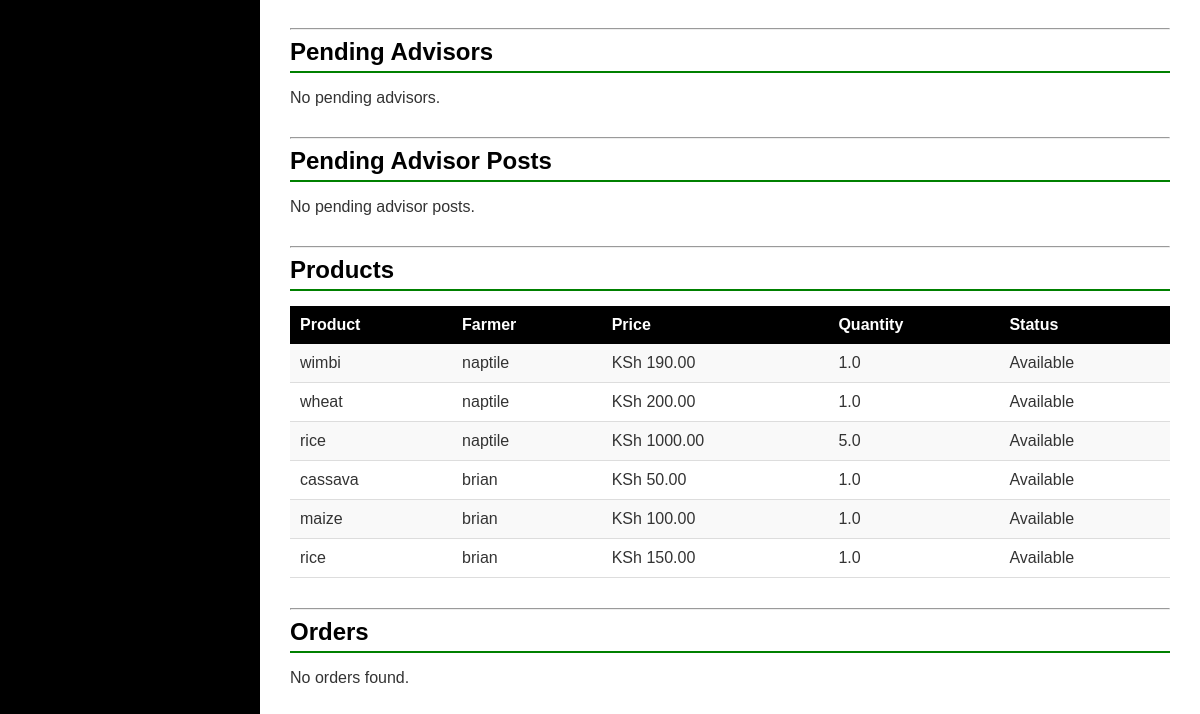
Before: /admin-dashboard/ (signed in, lower part) with the older database file.
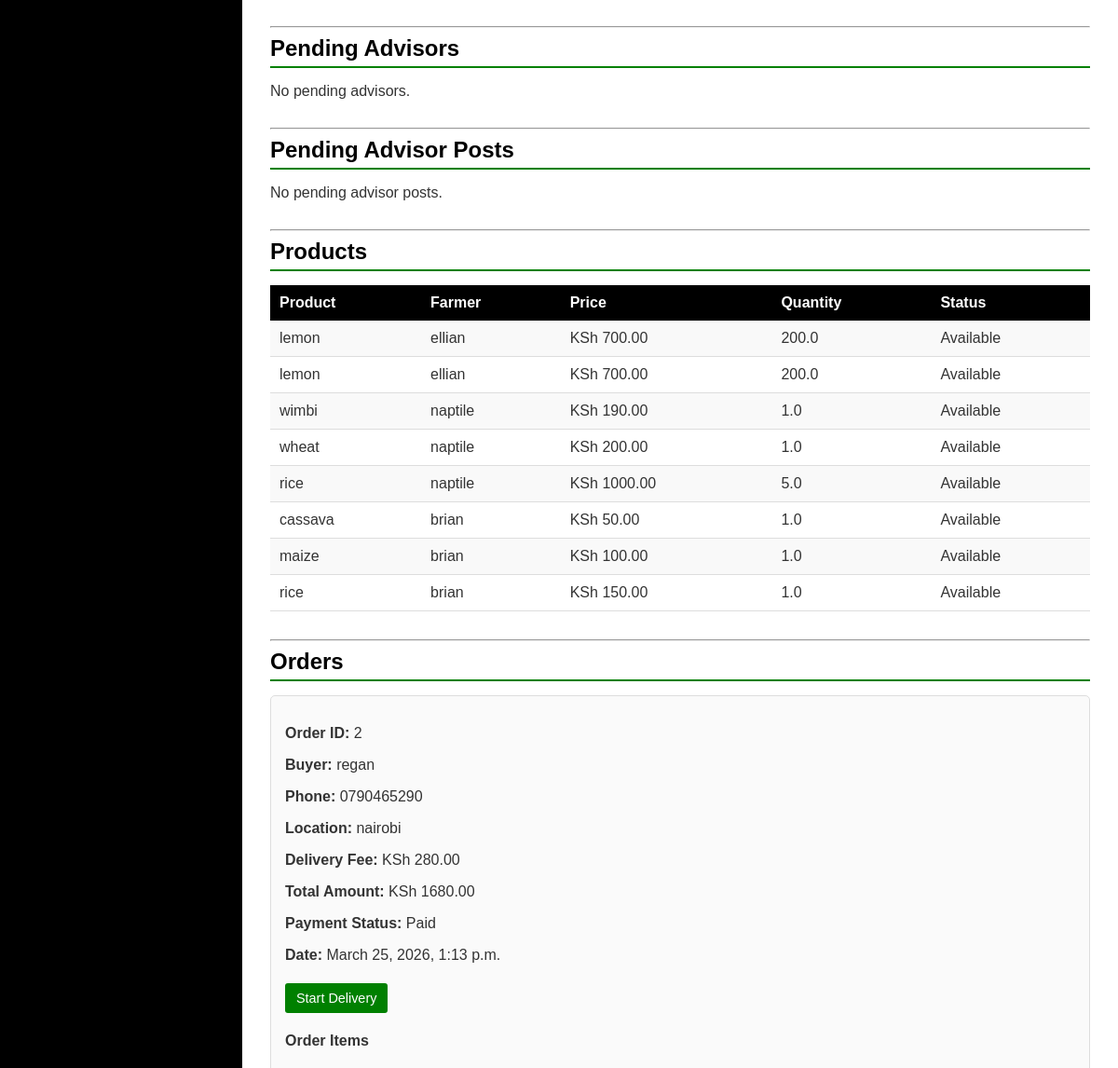
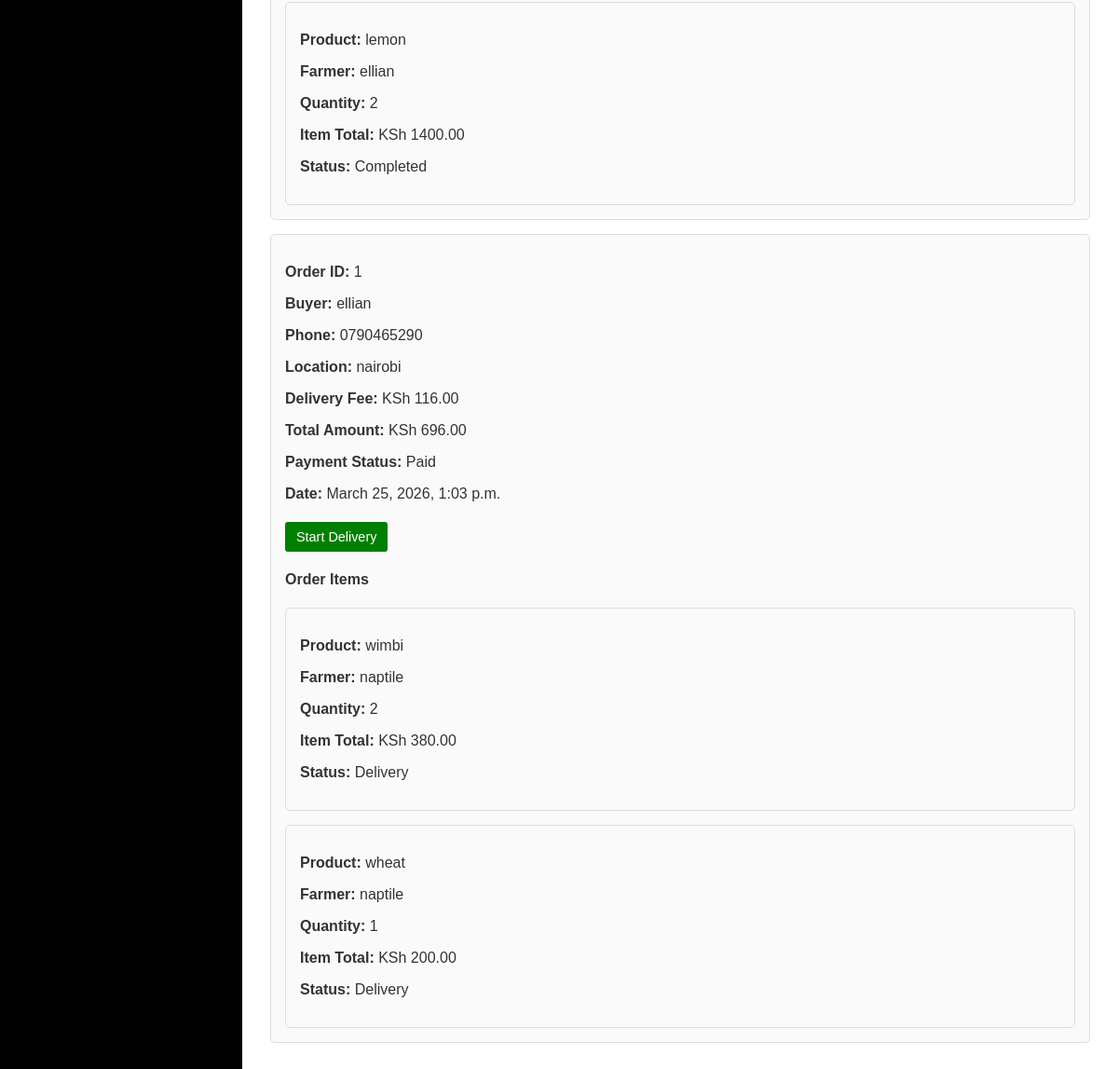
After: the same page with the newer database file (2 pictures, top to bottom).
### myapp/models.py (models this page shows, shortened)
class Produce(models.Model):
    farmer = models.ForeignKey(FarmerProfile, on_delete=models.CASCADE)
    name = models.CharField(max_length=100)
    quantity = models.FloatField()
    price = models.DecimalField(max_digits=10, decimal_places=2)
    image = models.ImageField(upload_to='produce_images/')
    status = models.CharField(max_length=20, default='Available')
    created_at = models.DateTimeField(auto_now_add=True)

class FarmerProfile(models.Model):
    user = models.OneToOneField(User, on_delete=models.CASCADE)
    phone = models.CharField(max_length=20)
    county = models.CharField(max_length=100)
    farm_name = models.CharField(max_length=200)
    farming_type = models.CharField(max_length=100)
    farm_size = models.FloatField()
    experience = models.IntegerField()
    farm_description = models.TextField(blank=True)
    produce_categories = models.CharField(max_length=255, blank=True)
    active_status = models.CharField(max_length=10)
    harvest_season = models.CharField(max_length=50)
    delivery = models.CharField(max_length=10)
    balance = models.DecimalField(max_digits=10, decimal_places=2, default=0)

class Order(models.Model):
    buyer = models.ForeignKey(User, on_delete=models.CASCADE)
    phone = models.CharField(max_length=20)
    location = models.CharField(max_length=255)
    delivery_fee = models.DecimalField(max_digits=10, decimal_places=2, default=0.00)
    total_amount = models.DecimalField(max_digits=10, decimal_places=2)
    payment_status = models.CharField(
        max_length=20,
        choices=[
            ("Pending", "Pending"),
            ("Paid", "Paid"),
        ],
        default="Pending"
    )
    created_at = models.DateTimeField(auto_now_add=True)

class OrderItem(models.Model):
    order = models.ForeignKey(Order, on_delete=models.CASCADE, related_name="items")
    produce = models.ForeignKey(Produce, on_delete=models.CASCADE)
    farmer = models.ForeignKey(FarmerProfile, on_delete=models.CASCADE)
    quantity = models.PositiveIntegerField()
    price = models.DecimalField(max_digits=10, decimal_places=2)
    status = models.CharField(
        max_length=20,
        choices=[
            ("Pending", "Pending"),
            ("Paid", "Paid"),
            ("Delivery", "Delivery"),
            ("Completed", "Completed"),
        ],
        default="Pending"
    )
    created_at = models.DateTimeField(auto_now_add=True)

### myapp/views.py (the view)
# urls.py: path('admin-dashboard/', views.admin_dashboard, name='admin_dashboard'),
@staff_member_required
def admin_dashboard(request):
    users = User.objects.all().order_by("-id")
    products = Produce.objects.all().order_by("-created_at")
    orders = (
        Order.objects.all()
        .prefetch_related("items", "items__produce", "items__farmer__user", "buyer")
        .order_by("-created_at")
    )
    advisors = AdvisorProfile.objects.filter(status="Pending").order_by("-created_at")
    pending_posts = AdvisorPost.objects.filter(status="Pending").order_by("-created_at")
    withdrawals = Withdrawal.objects.filter(status="Pending").select_related("farmer", "farmer__user")
    context = {
        "users": users,
        "products": products,
        "orders": orders,
        "advisors": advisors,
        "pending_posts": pending_posts,
        "withdrawals": withdrawals,
    }
    return render(request, "admin-dashboard.html", context)

### myapp/templates/admin-dashboard.html (shortened to what the changed rows need)
{% load static %}
<!DOCTYPE html>
<html lang="en">
<head>
    <link rel="stylesheet" href="{% static 'css/admin-dashboard.css' %}">
</head>
<body>
<div class="dashboard">
    <div class="main-content">
        <section id="advisors">
            <h2>Pending Advisors</h2>
        </section>
        <section id="posts">
            <h2>Pending Advisor Posts</h2>
        </section>
        <section id="products">
            <h2>Products</h2>
            <table>
                <tr>
                    <th>Product</th>
                    <th>Farmer</th>
                    <th>Price</th>
                    <th>Quantity</th>
                    <th>Status</th>
                </tr>
                {% for product in products %}
                <tr>
                    <td>{{ product.name }}</td>
                    <td>{{ product.farmer.user.username }}</td>
                    <td>KSh {{ product.price }}</td>
                    <td>{{ product.quantity }}</td>
                    <td>{{ product.status }}</td>
                </tr>
                {% empty %}
                <tr>
                    <td colspan="5">No products found.</td>
                </tr>
                {% endfor %}
            </table>
        </section>
        <section id="orders">
            <h2>Orders</h2>
            {% for order in orders %}
            <div class="card">
                <p><strong>Order ID:</strong> {{ order.id }}</p>
                <p><strong>Buyer:</strong> {{ order.buyer.username }}</p>
                <p><strong>Phone:</strong> {{ order.phone }}</p>
                <p><strong>Location:</strong> {{ order.location }}</p>
                <p><strong>Delivery Fee:</strong> KSh {{ order.delivery_fee }}</p>
                <p><strong>Total Amount:</strong> KSh {{ order.total_amount }}</p>
                <p><strong>Payment Status:</strong> {{ order.payment_status }}</p>
                <p><strong>Date:</strong> {{ order.created_at }}</p>
                {% if order.payment_status == "Paid" %}
                <form method="POST" action="{% url 'start_delivery' order.id %}">
                    <button class="approve" type="submit">Start Delivery</button>
                </form>
                {% endif %}
                <div class="order-items">
                    <h4>Order Items</h4>
                    {% for item in order.items.all %}
                    <div class="card">
                        <p><strong>Product:</strong> {{ item.produce.name }}</p>
                        <p><strong>Farmer:</strong> {{ item.farmer.user.username }}</p>
                        <p><strong>Quantity:</strong> {{ item.quantity }}</p>
                        <p><strong>Item Total:</strong> KSh {{ item.price }}</p>
                        <p><strong>Status:</strong> {{ item.status }}</p>
                    </div>
                    {% empty %}
                    <p>No items in this order.</p>
                    {% endfor %}
                </div>
            </div>
            {% empty %}
            <p>No orders found.</p>
            {% endfor %}
        </section>
    </div>
</div>
</body>
</html>

Changed rows visible on the page:
added Produce: name "lemon", farmer.user.username "ellian", price "700.00", quantity "200.0", status "Available"
added Produce: name "lemon", farmer.user.username "ellian", price "700.00", quantity "200.0", status "Available"
added Order: id "2", buyer.username "regan", phone "0790465290", location "nairobi", delivery_fee "280.00", total_amount "1680.00", payment_status "Paid", created_at "March 25, 2026, 1:13 p.m.", shows "Start Delivery"
added OrderItem: produce.name "lemon", farmer.user.username "ellian", quantity "2", price "1400.00", status "Completed"
added Order: id "1", buyer.username "ellian", phone "0790465290", location "nairobi", delivery_fee "116.00", total_amount "696.00", payment_status "Paid", created_at "March 25, 2026, 1:03 p.m.", shows "Start Delivery"
added OrderItem: produce.name "wimbi", farmer.user.username "naptile", quantity "2", price "380.00", status "Delivery", shown under "1"
added OrderItem: produce.name "wheat", farmer.user.username "naptile", quantity "1", price "200.00", status "Delivery"
Other visible differences:
text no longer shown: "No orders found."
